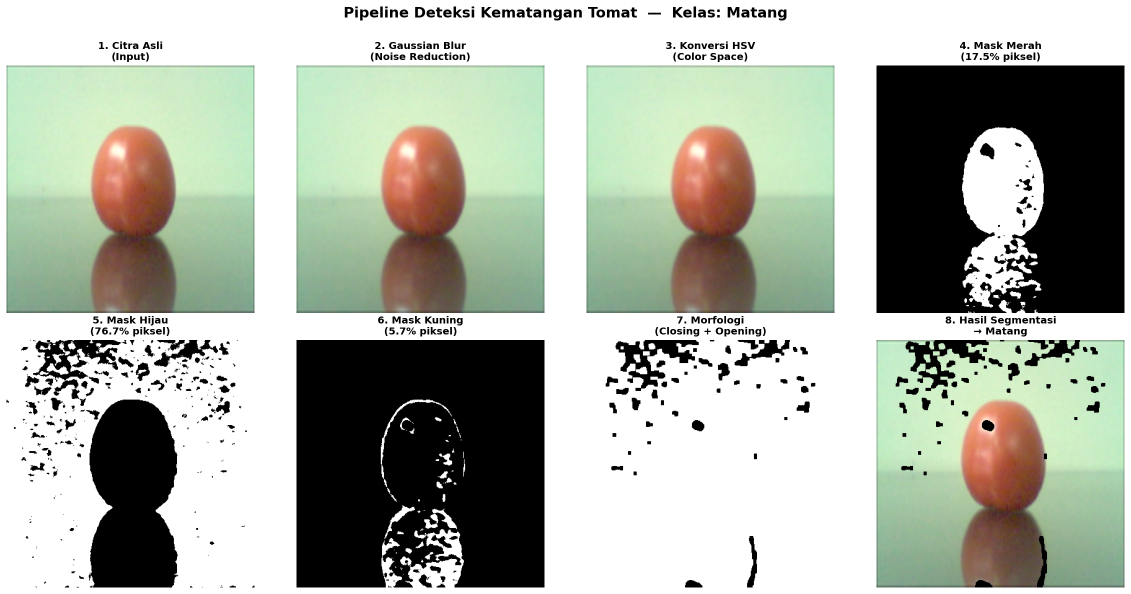
#> input picture report_images/pipeline_matang.png, 2261 x 1188 px, given as the content of the folder dataset_tomat, which was not available (shown at 1/2 size)
$ python generate_report_images.py
#> lines starting #> are read from the running program, lines starting #| are printed output that depends on the picture; after the words box and inside, x2 and y2 are one past the last pixel; in counts of white or black regions, pixels touching at a corner belong together; pictures that were not available may be replaced by others from this repository, and a replacement may not be noted
### core/image_processing.py
import cv2
import numpy as np


def process_image(image_path):
    """
    Versi ringkas untuk evaluator.py — mengembalikan (orig, segmented, mask, label).
    """
    result = process_image_full(image_path)
    if result["original"] is None:
        return None, None, None, result["label"]
    return result["original"], result["segmented"], result["mask_final"], result["label"]


def process_image_full(image_path):
    """
    Pipeline lengkap deteksi kematangan tomat.
    Mengembalikan dict berisi semua tahapan dan metadata klasifikasi.

    Kunci:
      original, blurred, hsv_display,
      mask_red, mask_green, mask_yellow,
      mask_final, segmented,
      label, p_red, p_green, p_yellow
    """
#> called with image_path = '_only/pipeline_matang.png'
    EMPTY = {
        "original": None, "blurred": None, "hsv_display": None,
        "mask_red": None, "mask_green": None, "mask_yellow": None,
        "mask_final": None, "segmented": None,
        "label": "Error: Gambar tidak valid",
        "p_red": 0.0, "p_green": 0.0, "p_yellow": 0.0,
    }

    # ── 1. PREPROCESSING ─────────────────────────────────────────────────────
    img = cv2.imread(image_path)
#> img is the input picture: shape (1188, 2261, 3); mean B, G, R 165.2, 176.8, 171.7
    if img is None:
        return EMPTY

    img = cv2.resize(img, (400, 400))
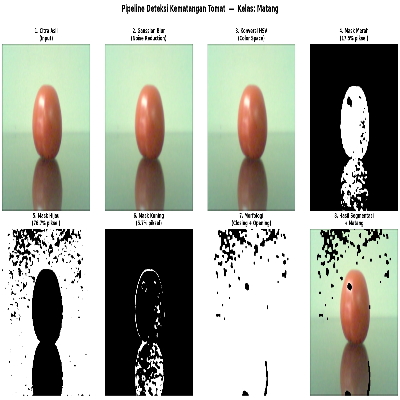
#> img: shape (400, 400, 3); mean B, G, R 164.8, 176.4, 171.2

    # Gaussian Blur untuk meredam noise
    blurred = cv2.GaussianBlur(img, (5, 5), 0)
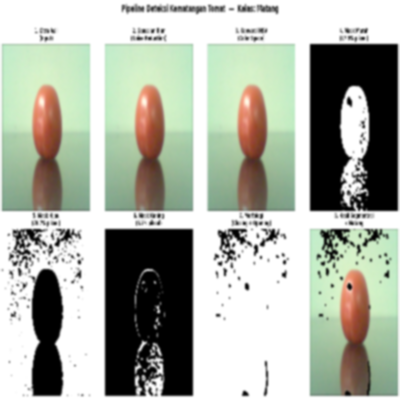
#> blurred: shape (400, 400, 3); mean B, G, R 164.7, 176.4, 171.2

    # BGR → HSV
    hsv = cv2.cvtColor(blurred, cv2.COLOR_BGR2HSV)
#> hsv: shape (400, 400, 3); mean H, S, V 18.9, 22.3, 180.4

    # HSV → BGR untuk keperluan tampilan GUI
    hsv_display = cv2.cvtColor(hsv, cv2.COLOR_HSV2BGR)

    # ── 2. SEGMENTASI ────────────────────────────────────────────────────────
    # PERBAIKAN: Threshold Saturasi (S) dinaikkan ke ≥ 100
    # untuk mengecualikan background yang memiliki S rendah (S ≈ 43).
    # Tomat selalu memiliki S ≥ 150, sehingga threshold S=100 aman.

    # Mask Merah — Matang (dua rentang karena merah berada di kedua ujung Hue)
    mask_r1 = cv2.inRange(hsv, np.array([0,   100, 50]),  np.array([12,  255, 255]))
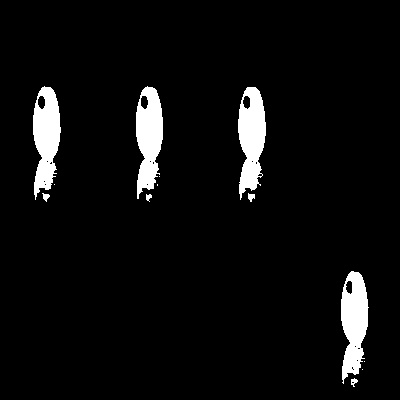
#> mask_r1: shape (400, 400); 5.3% white; 13 white regions (5 under 20 px), largest, box (x1, y1, x2, y2) and area: (238, 87, 266, 200) 2118, (33, 86, 61, 200) 2091, (341, 271, 369, 384) 2089
    mask_r2 = cv2.inRange(hsv, np.array([158, 100, 50]),  np.array([180, 255, 255]))
#> mask_r2: shape (400, 400); 0% white in thin lines or dots, all inside (x1, y1, x2, y2) = (47, 161, 356, 347)
    mask_red = cv2.add(mask_r1, mask_r2)
#> mask_red: shape (400, 400); 5.3% white; 13 white regions (5 under 20 px), largest, box (x1, y1, x2, y2) and area: (238, 87, 266, 200) 2119, (33, 86, 61, 200) 2092, (341, 271, 369, 384) 2090

    # Mask Hijau — Mentah (S ≥ 100 mengeliminasi background cyan/teal S≈43)
    mask_green = cv2.inRange(hsv, np.array([38, 100, 50]), np.array([82, 255, 255]))
#> mask_green: shape (400, 400); every value is 0

    # Mask Kuning/Oranye — Setengah Matang
    mask_yellow = cv2.inRange(hsv, np.array([13, 100, 80]), np.array([37, 255, 255]))
#> mask_yellow: shape (400, 400); 0.08% white in thin lines or dots, all inside (x1, y1, x2, y2) = (34, 158, 367, 387)

    # Gabungkan semua mask warna tomat
    mask_all = cv2.add(cv2.add(mask_red, mask_green), mask_yellow)
#> mask_all: shape (400, 400); 5.4% white; 14 white regions (6 under 20 px), largest, box (x1, y1, x2, y2) and area: (238, 87, 266, 200) 2134, (33, 86, 61, 200) 2109, (341, 271, 369, 384) 2109

    # Operasi Morfologi: Closing lalu Opening untuk membersihkan mask
    kernel = np.ones((7, 7), np.uint8)
    mask_closed = cv2.morphologyEx(mask_all, cv2.MORPH_CLOSE, kernel)
#> mask_closed: shape (400, 400); 5.9% white; 4 white regions, box (x1, y1, x2, y2) and area: (238, 87, 266, 202) 2405, (33, 86, 61, 202) 2374, (341, 271, 369, 387) 2349, (136, 86, 163, 202) 2338
    mask_final  = cv2.morphologyEx(mask_closed, cv2.MORPH_OPEN, kernel)
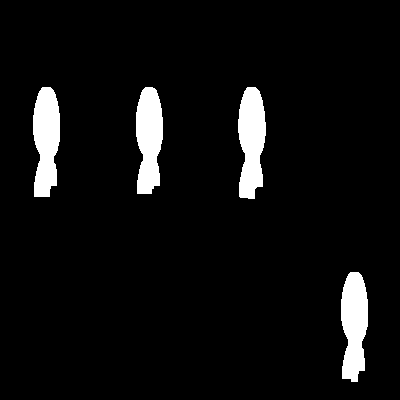
#> mask_final: shape (400, 400); 5.8% white; 4 white regions

    # ── 3. ISOLASI KONTUR TERBESAR (ROI Tomat) ───────────────────────────────
    # Hanya hitung proporsi warna di dalam area objek terbesar (tomat)
    # agar noise dan sisa background tidak mempengaruhi klasifikasi.
    contours, _ = cv2.findContours(
        mask_final.copy(), cv2.RETR_EXTERNAL, cv2.CHAIN_APPROX_SIMPLE
    )
#> contours = 4 contours; box (x1, y1, x2, y2) and area: (238, 87, 266, 199) 2260, (33, 87, 60, 197) 2207, (341, 272, 368, 382) 2178, (136, 87, 163, 194) 2158

    if contours:
        largest = max(contours, key=cv2.contourArea)
#> largest = contour of 80 points, box (x1, y1, x2, y2) (238, 87, 266, 199), area 2260
        area = cv2.contourArea(largest)
#> area = 2260

        if area > 800:          # minimal 800 piksel agar tidak salah objek
            roi_mask = np.zeros_like(mask_final)
            cv2.drawContours(roi_mask, [largest], -1, 255, thickness=cv2.FILLED)
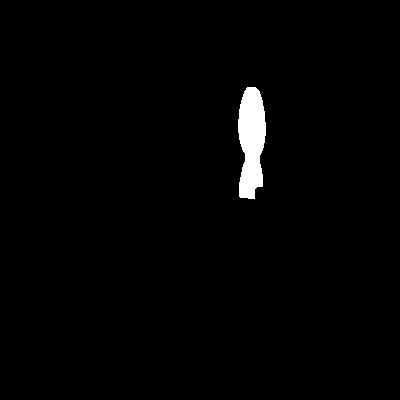
#> roi_mask: shape (400, 400); 1.5% white; 1 white region, box (x1, y1, x2, y2) and area: (238, 87, 266, 199) 2385

            # Hitung piksel masing-masing warna di dalam ROI saja
            red_px    = cv2.countNonZero(cv2.bitwise_and(mask_red,    mask_red,    mask=roi_mask))
#> red_px = 2152
            green_px  = cv2.countNonZero(cv2.bitwise_and(mask_green,  mask_green,  mask=roi_mask))
#> green_px = 0
            yellow_px = cv2.countNonZero(cv2.bitwise_and(mask_yellow, mask_yellow, mask=roi_mask))
#> yellow_px = 21
        else:
            red_px = green_px = yellow_px = 0
    else:
        red_px = green_px = yellow_px = 0

    # Fallback: jika tidak ada kontur valid, hitung dari seluruh mask
    if red_px + green_px + yellow_px == 0:
        red_px    = cv2.countNonZero(mask_red)
        green_px  = cv2.countNonZero(mask_green)
        yellow_px = cv2.countNonZero(mask_yellow)

    # Segmentasi visual (apply mask ke citra asli)
    segmented = cv2.bitwise_and(img, img, mask=mask_final)
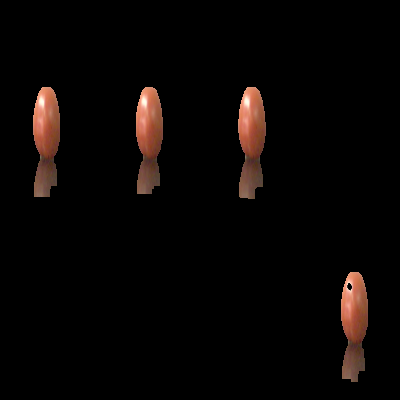
#> segmented: shape (400, 400, 3); mean B, G, R 4.2, 5.5, 9.1

    # ── 4. KLASIFIKASI ────────────────────────────────────────────────────────
    total = red_px + green_px + yellow_px
#> total = 2173

    if total == 0:
        return {**EMPTY,
                "original": img, "blurred": blurred, "hsv_display": hsv_display,
                "mask_red": mask_red, "mask_green": mask_green,
                "mask_yellow": mask_yellow, "mask_final": mask_final,
                "segmented": segmented,
                "label": "Bukan Tomat / Gagal Deteksi"}

    p_red    = red_px    / total
#> p_red = 0.99
    p_green  = green_px  / total
#> p_green = 0
    p_yellow = yellow_px / total
#> p_yellow = 0.00966

    if p_red > 0.5:
        label = "Matang"
    elif p_green > 0.5:
        label = "Mentah"
    elif p_yellow > 0.5:
        label = "Setengah Matang"
    else:
        max_p = max(p_red, p_green, p_yellow)
        if max_p == p_red:
            label = "Matang"
        elif max_p == p_green:
            label = "Mentah"
        else:
            label = "Setengah Matang"

    return {
        "original":    img,
        "blurred":     blurred,
        "hsv_display": hsv_display,
        "mask_red":    mask_red,
        "mask_green":  mask_green,
        "mask_yellow": mask_yellow,
        "mask_final":  mask_final,
        "segmented":   segmented,
        "label":       label,
        "p_red":       p_red,
        "p_green":     p_green,
        "p_yellow":    p_yellow,
    }

### generate_report_images.py
"""
Script untuk menghasilkan gambar tahapan pipeline dan hasil evaluasi akurasi.
Menyimpan semua output ke folder report_images/.
"""
import cv2
import numpy as np
import os
import glob
import matplotlib
matplotlib.use('Agg')  # Non-interactive backend
import matplotlib.pyplot as plt
import matplotlib.patches as mpatches
from core.image_processing import process_image

OUTPUT_DIR = "report_images"
os.makedirs(OUTPUT_DIR, exist_ok=True)

# ──────────────────────────────────────────────
# 1. PILIH 3 SAMPEL CITRA (Matang, Mentah, Campur)
# ──────────────────────────────────────────────
SAMPLES = {
    "Matang":         "dataset_tomat/merah.bmp",
    "Mentah":         "dataset_tomat/hijau.bmp",
    "Setengah_Matang": "dataset_tomat/campur.bmp",
}

# [68 lines left out: function generate_pipeline_figure, not called in this run]


# ──────────────────────────────────────────────
# 2. GENERATE PIPELINE UNTUK TIAP SAMPEL
# ──────────────────────────────────────────────
print("\n[1/2] Menghasilkan gambar pipeline per kelas...")
for kelas, path in SAMPLES.items():
    if os.path.exists(path):
        generate_pipeline_figure(path, kelas)
    else:
        print(f"  ✗ File tidak ditemukan: {path}")


# ──────────────────────────────────────────────
# 3. EVALUASI AKURASI PADA DATASET
# ──────────────────────────────────────────────
print("\n[2/2] Menjalankan evaluasi pada dataset_tomat/...")

dataset_path = "dataset_tomat"
image_files = (glob.glob(os.path.join(dataset_path, "*.bmp")) +
               glob.glob(os.path.join(dataset_path, "*.jpg")) +
               glob.glob(os.path.join(dataset_path, "*.png")))

results       = {"Matang": 0, "Setengah Matang": 0, "Mentah": 0, "Lainnya": 0}
correct       = 0
total_labeled = 0
total_proc    = 0

detail_rows = []

for img_path in sorted(image_files):
    basename = os.path.basename(img_path).lower()
    _, _, _, label = process_image(img_path)
#> in process_image, `result = process_image_full(image_path)`: result = 12 items
#> label = 'Matang'

    if label in results:
        results[label] += 1
    else:
        results["Lainnya"] += 1
    total_proc += 1

    gt = None
    if 'merah' in basename:
        gt = "Matang"
    elif 'hijau' in basename:
        gt = "Mentah"
    elif 'campur' in basename:
        gt = "Setengah Matang"

    if gt:
        total_labeled += 1
        ok = (label == gt)
        if ok:
            correct += 1
        detail_rows.append((os.path.basename(img_path), gt, label, "✓" if ok else "✗"))

accuracy = (correct / total_labeled * 100) if total_labeled > 0 else None

print(f"  Total citra diproses : {total_proc}")
print(f"  Matang               : {results['Matang']}")
#|   Matang               : 1
print(f"  Setengah Matang      : {results['Setengah Matang']}")
#|   Setengah Matang      : 0
print(f"  Mentah               : {results['Mentah']}")
#|   Mentah               : 0
print(f"  Lainnya/Gagal        : {results['Lainnya']}")
#|   Lainnya/Gagal        : 0
if accuracy is not None:
    print(f"  Akurasi (berlabel)   : {correct}/{total_labeled} = {accuracy:.2f}%")


# ──────────────────────────────────────────────
# 4. FIGURE EVALUASI / AKURASI
# ──────────────────────────────────────────────
fig, axes = plt.subplots(1, 3, figsize=(18, 6))
fig.suptitle("Hasil Evaluasi Sistem Deteksi Kematangan Tomat", fontsize=16, fontweight='bold')

# ── (a) Distribusi hasil klasifikasi (pie chart) ──
ax1 = axes[0]
labels_pie  = [k for k, v in results.items() if v > 0]
#> labels_pie = ['Matang']
sizes_pie   = [v for v in results.values() if v > 0]
#> sizes_pie = [1]
colors_pie  = ['#e74c3c', '#f39c12', '#2ecc71', '#95a5a6'][:len(labels_pie)]
#> colors_pie = ['#e74c3c']
wedges, texts, autotexts = ax1.pie(
    sizes_pie, labels=labels_pie, colors=colors_pie,
    autopct='%1.1f%%', startangle=140,
    textprops={'fontsize': 11}
)
#> wedges = 1 item; texts = 1 item; autotexts = 1 item
for at in autotexts:
    at.set_fontweight('bold')
#> this loop made 1 pass
ax1.set_title(f"Distribusi Klasifikasi\n(Total: {total_proc} citra)", fontsize=13, fontweight='bold')

# ── (b) Bar chart jumlah per kelas ──
ax2 = axes[1]
kelas_names  = list(results.keys())
#> kelas_names = ['Matang', 'Setengah Matang', 'Mentah', 'Lainnya']
kelas_counts = list(results.values())
#> kelas_counts = [1, 0, 0, 0]
bar_colors   = ['#e74c3c', '#f39c12', '#2ecc71', '#95a5a6']
bars = ax2.bar(kelas_names, kelas_counts, color=bar_colors, edgecolor='white', linewidth=1.2, width=0.55)
for bar, val in zip(bars, kelas_counts):
    if val > 0:
        ax2.text(bar.get_x() + bar.get_width()/2, bar.get_height() + 0.5,
                 str(val), ha='center', va='bottom', fontweight='bold', fontsize=12)
#> this loop made 4 passes
#> val on passes 1 to 4: 1, 0, 0, 0
ax2.set_title("Jumlah Citra per Kelas", fontsize=13, fontweight='bold')
ax2.set_ylabel("Jumlah Citra", fontsize=11)
ax2.set_ylim(0, max(kelas_counts) * 1.2 + 2)
ax2.tick_params(axis='x', labelsize=10)
ax2.spines[['top', 'right']].set_visible(False)

# ── (c) Tabel hasil pengujian berlabel + akurasi ──
ax3 = axes[2]
ax3.axis('off')

if detail_rows:
    col_labels = ["File", "Ground Truth", "Prediksi", "Status"]
    cell_colors = []
    for row in detail_rows:
        c = '#d5f5e3' if row[3] == '✓' else '#fadbd8'
        cell_colors.append([c] * 4)

    tbl = ax3.table(
        cellText=detail_rows,
        colLabels=col_labels,
        cellLoc='center',
        loc='center',
        cellColours=cell_colors,
    )
    tbl.auto_set_font_size(False)
    tbl.set_fontsize(10)
    tbl.scale(1, 1.6)
    # Header warna
    for j in range(len(col_labels)):
        tbl[0, j].set_facecolor('#2c3e50')
        tbl[0, j].set_text_props(color='white', fontweight='bold')

acc_text = f"Akurasi: {correct}/{total_labeled} = {accuracy:.2f}%" if accuracy is not None else "Tidak ada ground truth"
ax3.set_title(f"Pengujian Citra Berlabel\n{acc_text}", fontsize=13, fontweight='bold')

plt.tight_layout()
eval_path = os.path.join(OUTPUT_DIR, "evaluasi_akurasi.png")
plt.savefig(eval_path, dpi=130, bbox_inches='tight')
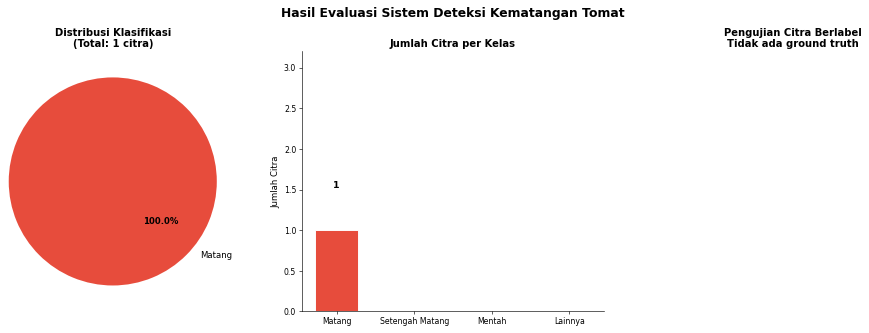
#> figure drawn by matplotlib, 2 panels; panel 2: tallest bar 1 high, from x = -0.275 to 0.275
plt.close()
print(f"  ✓ Tersimpan: {eval_path}")

print("\n✅ Semua gambar berhasil disimpan di folder report_images/")
